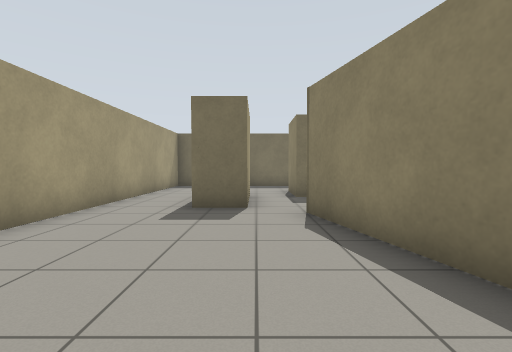
View 1 (above)

20 first-person views from a walk through a world built for the Gazebo simulator. The camera is 0.94 m above the floor, tilts 2° down and sees 85° across. The floor is counted in squares, 1 m on a side. Each view is taken from the middle of a square. On the plan, view 1 faces up. The plan holds only what a view shows up to about 11 squares ahead; the rest is blank.

View 2
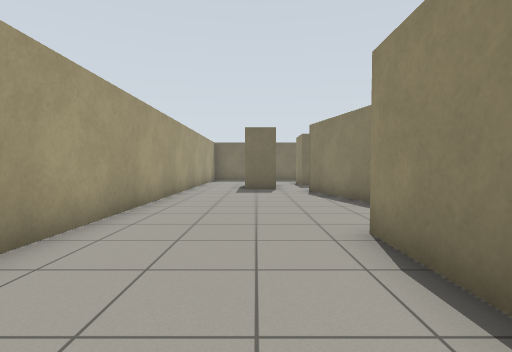

View 3
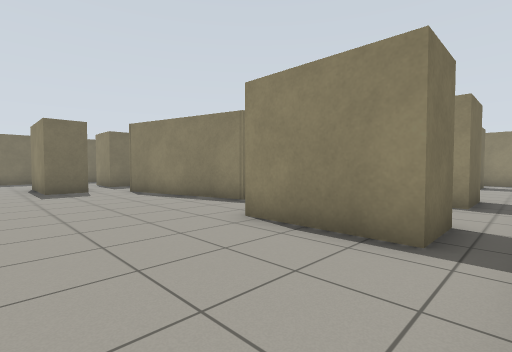

View 4
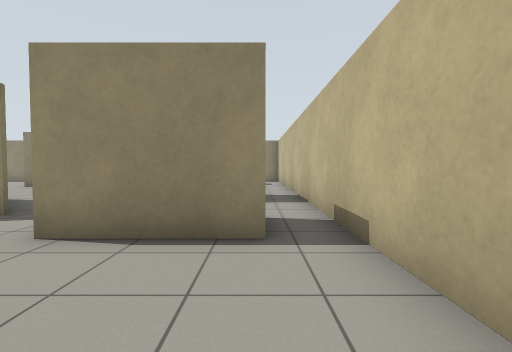

View 5
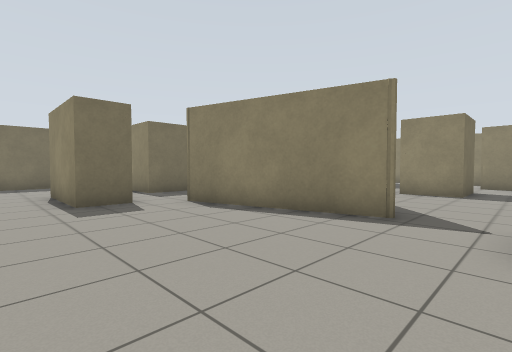

View 6
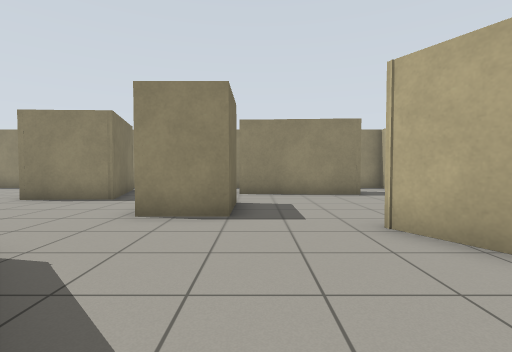

View 7
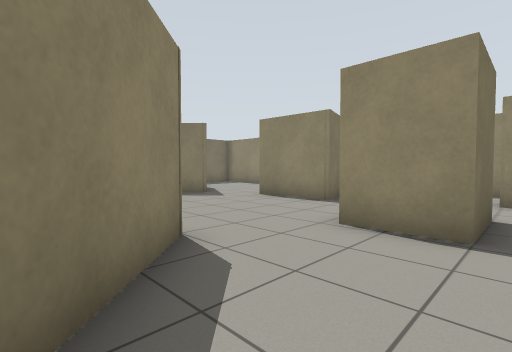

View 8
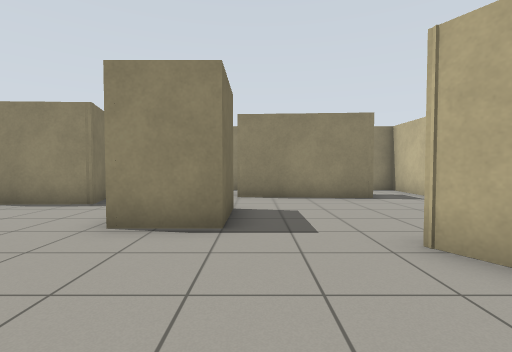

View 9
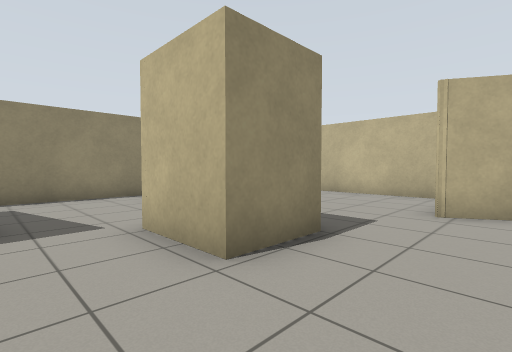

View 10
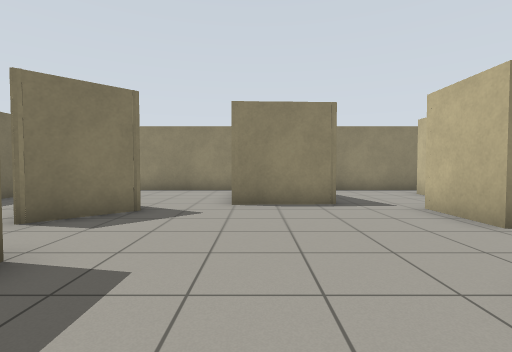

View 11
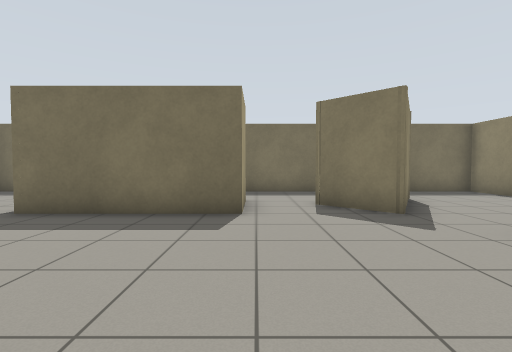

View 12
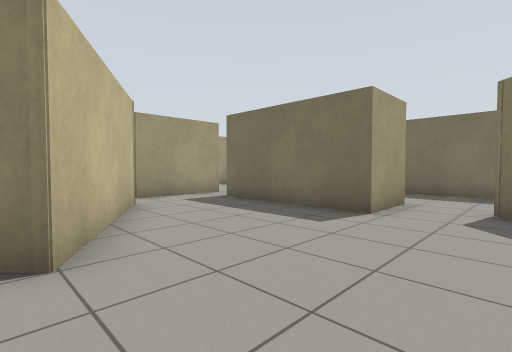

View 13
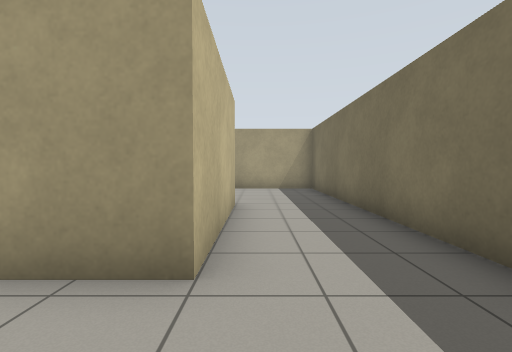

View 14
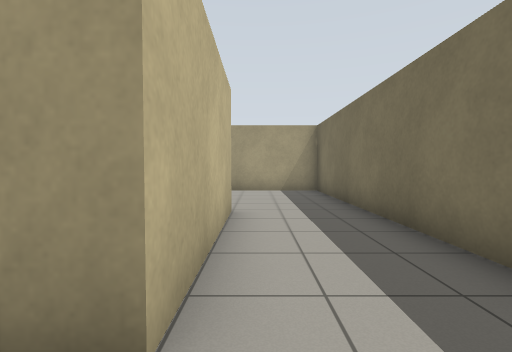

View 15
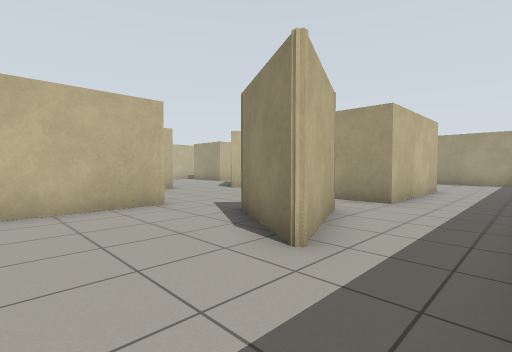

View 16
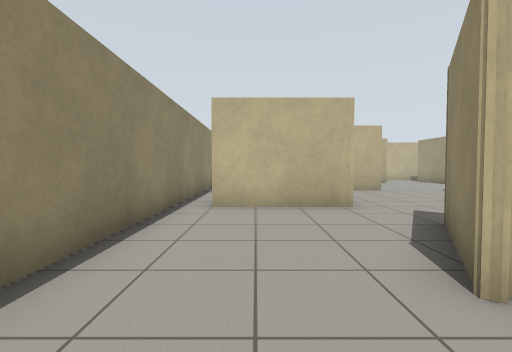

View 17
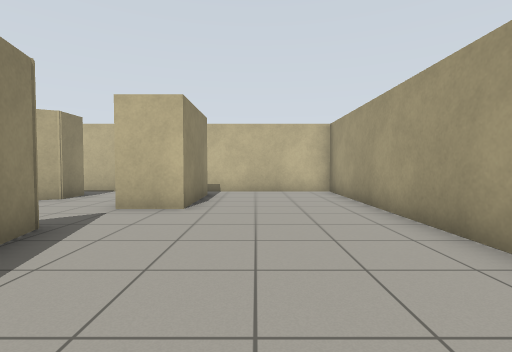

View 18
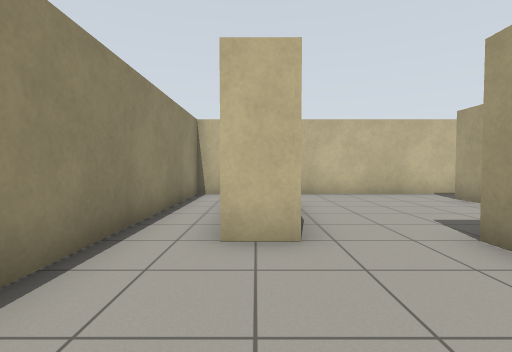

View 19
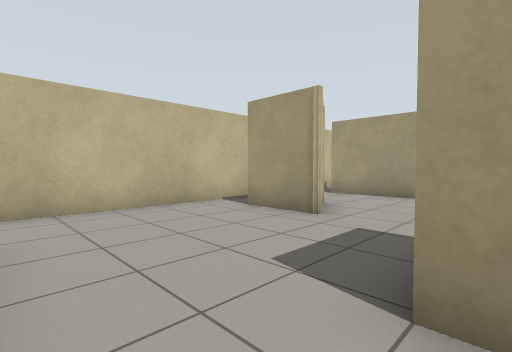

View 20
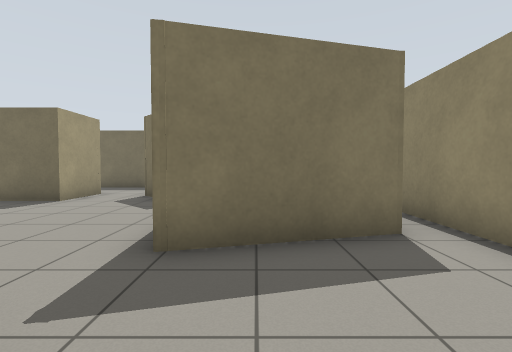

### Floor plan
Ten units are one square. View 1 is at (0, 0); x grows to the right and y downward. Boxes are objects, and circles mark ways between rooms. Rooms are numbered by the first view taken in them; rooms with no view inside come last. Other rooms are left out.
<svg viewBox="-42 -138 187 197">
<path fill="none" stroke="#000" d="M23 -7 10 -58 21 -52M-2 -63 -14 -63 -14 -94M21 41 6 41 6 11 21 11M-37 -106 -37 54 25 54M21 14 21 41M72 -5 72 -22M63 41 45 41 45 30 63 19M50 -35 30 -14M25 54 65 54M57 -85 12 -85M89 -84 81 -92M21 -52 50 -35M72 -22 93 -22M99 -40 98 -66M-2 -94 -2 -63M82 -133 -37 -133 -37 -106M12 -85 12 -105 57 -105 57 -85M81 -92 74 -99 105 -112M105 -112 89 -84M98 -66 131 -66M140 -56 140 -133 110 -133M114 -6 125 -6M132 -49 99 -40M125 54 140 54 140 -56M112 35 114 -6M63 19 63 41M65 54 125 54M92 -10 92 -5 72 -5"/>
<circle cx="15" cy="50" r="3" fill="#2a7"/>
<circle cx="20" cy="0" r="3" fill="#2a7"/>
<circle cx="15" cy="-60" r="3" fill="#2a7"/>
<circle cx="-25" cy="-105" r="3" fill="#2a7"/>
<circle cx="55" cy="-25" r="3" fill="#2a7"/>
<circle cx="55" cy="50" r="3" fill="#2a7"/>
<circle cx="65" cy="5" r="3" fill="#2a7"/>
<circle cx="65" cy="-95" r="3" fill="#2a7"/>
<circle cx="95" cy="-75" r="3" fill="#2a7"/>
<circle cx="100" cy="-35" r="3" fill="#2a7"/>
<circle cx="110" cy="-125" r="3" fill="#2a7"/>
<circle cx="105" cy="-5" r="3" fill="#2a7"/>
<circle cx="120" cy="45" r="3" fill="#2a7"/>
<text x="-10" y="-20">1</text>
<text x="40" y="10">2</text>
<text x="60" y="-60">3</text>
<text x="40" y="-120">4</text>
<text x="120" y="-100">5</text>
<text x="120" y="-10">6</text>
<text x="90" y="30">7</text>
</svg>
Room 1 opens to room 2. Room 1 opens to room 3. Room 1 opens to room 4. Room 2 opens to room 3. Room 2 opens to room 7. Room 3 opens to room 4. Room 3 opens to room 5. Room 3 opens to room 6. Room 4 opens to room 5. Room 6 opens to room 7.

Where each view was taken, in squares from view 1:
view 1: 0 up, 0 right, facing up
view 2: 5 down, 1 left, facing up
view 3: 5 down, 3 left, facing up-right
view 4: 4 down, 3 left, facing right
view 5: 1 down, 3 left, facing up-right
view 6: 0 up, 2 right, facing right
view 7: 0 up, 3 right, facing up-right
view 8: 0 up, 3 right, facing right
view 9: 4 up, 5 right, facing down-right
view 10: 6 up, 3 right, facing right
view 11: 3 up, 6 right, facing up
view 12: 3 up, 8 right, facing up-left
view 13: 11 up, 8 right, facing left
view 14: 11 up, 7 right, facing left
view 15: 13 up, 13 right, facing down-left
view 16: 13 up, 12 right, facing down
view 17: 5 up, 1 left, facing down
view 18: 4 up, 12 right, facing down
view 19: 1 up, 11 right, facing down-left
view 20: 1 up, 11 right, facing up
